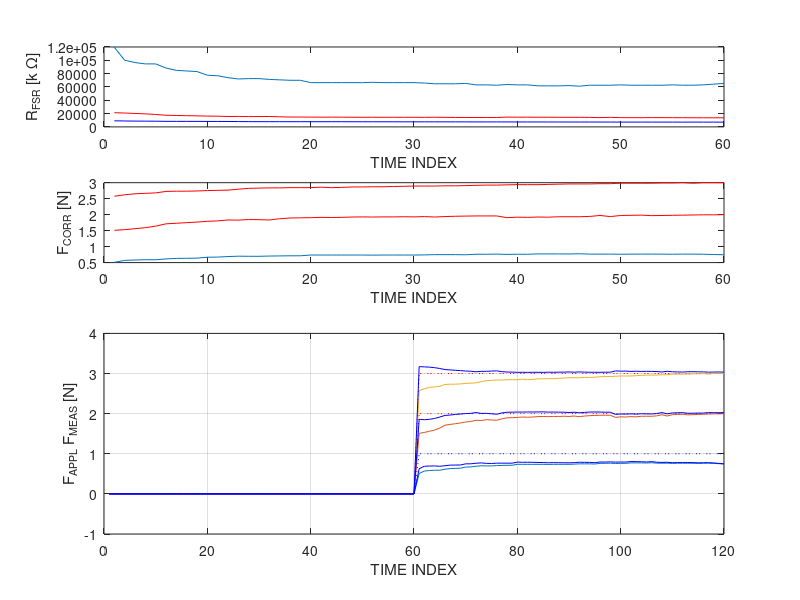

Here is the MATLAB script that generated this plot:

clear


load('p1_p2_10min_60samples_2018_2_26.mat')
% Part 2 1N force
F1 = 1;
Rfsr_1N = p2_1N_R;
% Part 2 2N force
F2 = 2;
Rfsr_2N = p2_2N_R;
% Part 2 3N force
F3 = 3;
Rfsr_3N = p2_3N_R; 
% Choose last time point to use for x calculation
t = length(Rfsr_2N);
% Choose the last point from data to use for x fit
Ro = Rfsr_2N(t);
fo = F2;

x=log(Rfsr_3N(t)/Ro)/(log(F3/fo));

% Use x to correct force
% Eventually will use polyfit parameters with a, b from Dev's work
F1_corr = fo*(Rfsr_1N/Ro).^(1/x);
F2_corr = fo*(Rfsr_2N/Ro).^(1/x);
F3_corr = fo*(Rfsr_3N/Ro).^(1/x);

% Array to use for deconvolution
zero = zeros(1,60);
F1_appl = [zero F1*ones(1,60)];
F2_appl = [zero F2*ones(1,60)];
F3_appl = [zero F3*ones(1,60)];
F1_meas = [zero F1_corr];
F2_meas = [zero F2_corr];
F3_meas = [zero F3_corr];

% Create Array for Pseudoinverse
for i = 1:length(F1_corr)
    F1_array(i,:) = F1_meas( i+1 : length(F1_corr)+i );
end

for i = 1:length(F2_corr)
    F2_array(i,:) = F2_meas( i+1 : length(F2_corr)+i );
end

for i = 1:length(F3_corr)
    F3_array(i,:) = F3_meas( i+1 : length(F3_corr)+i );
end

% Extract force array for inverse calculation
F1_ideal = F1_appl(length(F1_corr)+1 : length(F1_appl));
F2_ideal = F2_appl(length(F2_corr)+1 : length(F2_appl));
F3_ideal = F3_appl(length(F3_corr)+1 : length(F3_appl));

% Combine F1 array, F2 array and F3 array
F1F2F3_array = [F1_array ; F2_array ; F3_array];
F1F2F3_ideal = [F1_ideal F2_ideal F3_ideal];
F1F2F3_ideal = F1F2F3_ideal';

% Calculate magic vector h
h = pinv(F1F2F3_array)*F1F2F3_ideal;

% Get predicted force by multiplying h back
predi_array = F1F2F3_array*h;

% 1N force
F1_predi = F1F2F3_array*h;
F1_predi = F1_predi(1:length(F1_corr));
F1_predi = [zeros(length(F1_corr), 1); F1_predi];

% 2N force
F2_predi = F1F2F3_array*h;
F2_predi = F2_predi((length(F1_corr)+1) : (length(F1_corr)+length(F2_corr)));
F2_predi = [zeros(length(F2_corr), 1); F2_predi];

% 3N force
F3_predi = F1F2F3_array*h;
F3_predi = F3_predi((length(F1_corr)+length(F2_corr)+1) : end);
F3_predi = [zeros(length(F3_corr), 1) ; F3_predi];

% plot data
figure(1)

% Rfsr raw plot
subplot(4,1,1)
hold off
plot(Rfsr_1N)
hold on
plot(Rfsr_2N,'r')
plot(Rfsr_3N,'b')
ylabel('R_{FSR} [k \Omega]')
xlabel('TIME INDEX')

% Corrected force plot
subplot(4,1,2)
hold off
plot(F1_corr)
hold on
plot(F2_corr,'r')
plot(F3_corr,'r')
ylabel('F_{CORR} [N]')
xlabel('TIME INDEX')

subplot(2,1,2)
hold off
plot(F1_appl,':b')
hold on
plot(F2_appl,':r')
plot(F3_appl,':r')

plot(F1_meas)
plot(F2_meas)
plot(F3_meas)

plot(F1_predi,'b')
plot(F2_predi,'b')
plot(F3_predi,'b')
ylabel('F_{APPL} F_{MEAS} [N]')
xlabel('TIME INDEX')
axis([0 120 -1 4])
grid on
